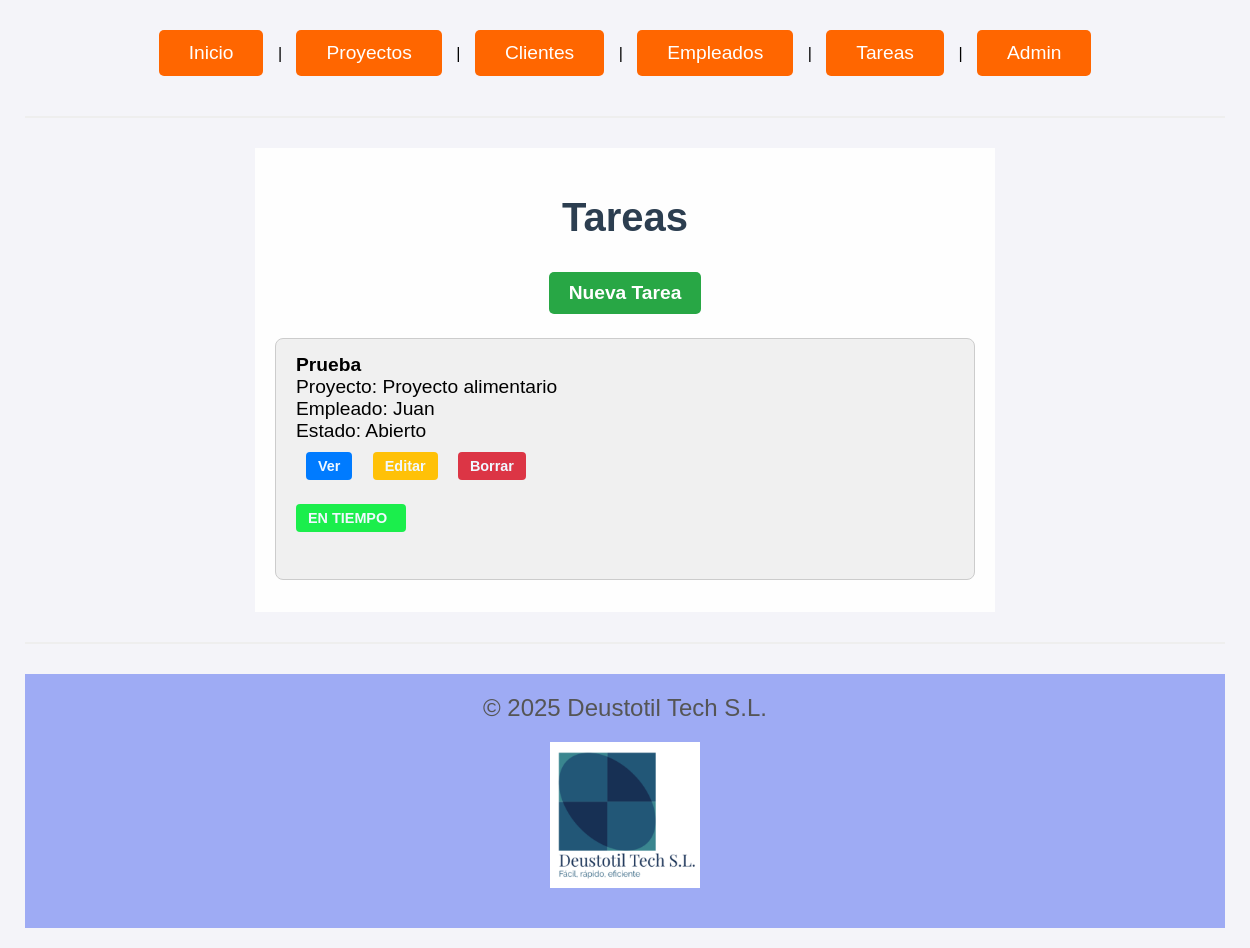
Page /tareas/ on the earlier database version.
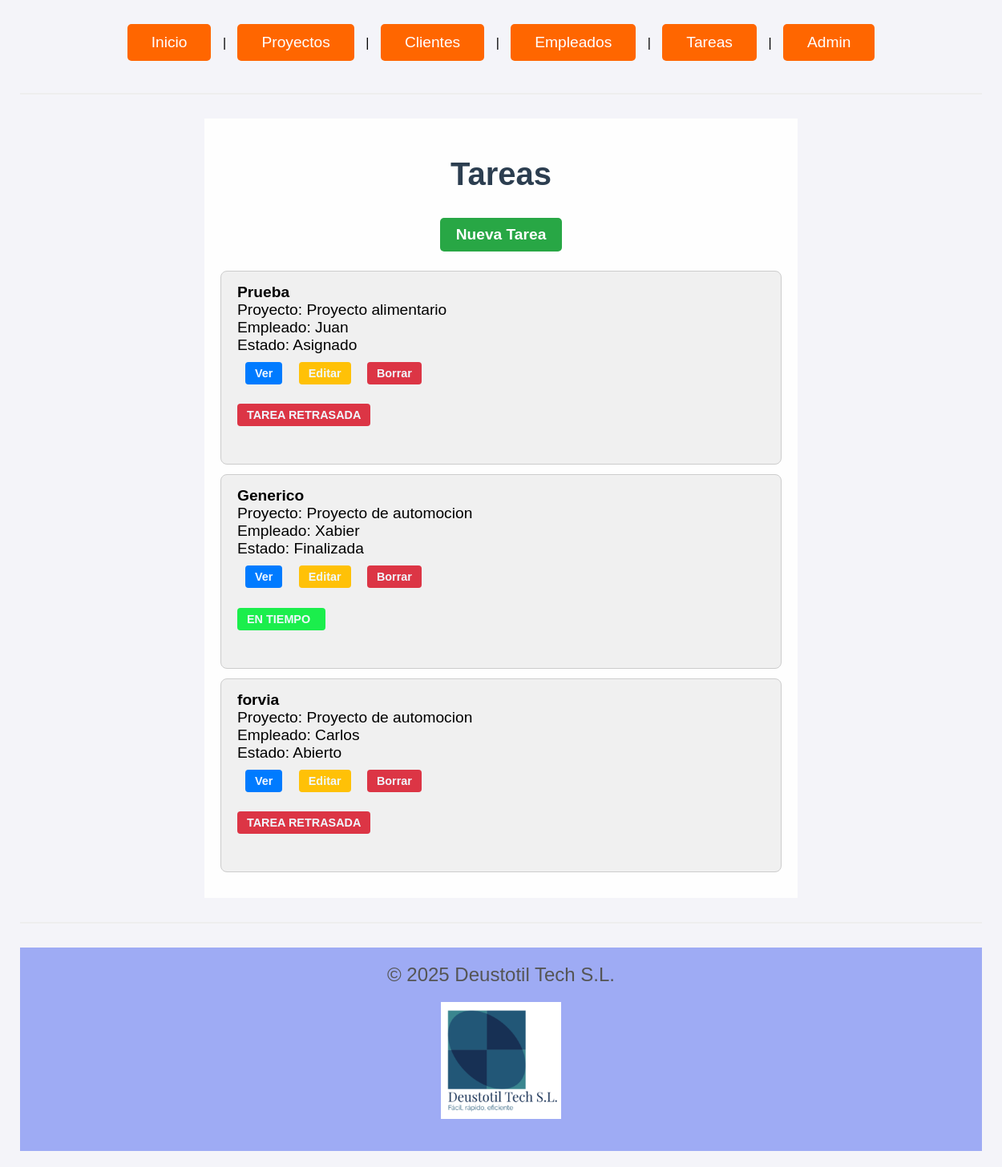
Same page on the later database version.
### gestion_produccion_G6/models.py (models this page shows, shortened)
class Tarea(models.Model):
    proyecto = models.ForeignKey(Proyecto, on_delete=models.CASCADE)
    empleado = models.ForeignKey(Empleado, on_delete=models.CASCADE)
    nombre = models.CharField(max_length=50)
    descripcion = models.TextField(default="Descripción de la tarea")
    fecha_ini = models.DateField(default=datetime.date.today)
    fecha_fin = models.DateField(default=datetime.date.today)
    prioridad = models.CharField(
        max_length=20,
        choices=[
            ('Baja', 'Baja'),
            ('Media', 'Media'),
            ('Alta', 'Alta')],
        default='Baja'
    )
    estado = models.CharField(
        max_length=20,
        choices=[
            ('Abierto', 'Abierto'),
            ('Asignado', 'Asignado'),
            ('En proceso', 'En proceso'),
            ('Finalizada', 'Finalizada')
        ],
        default='Abierto'
    )
    notas = models.TextField(default="Notas del empleado")

class Proyecto(models.Model):
    nombre = models.CharField(max_length=50)
    descripcion = models.TextField(max_length=500, default="Descripción no proporcionada")
    fecha_ini = models.DateField(default=datetime.date.today)
    fecha_fin = models.DateField(default=datetime.date.today)
    presupuesto = models.IntegerField(default=0)
    responsables = models.ManyToManyField('Empleado', blank=True, related_name='proyectos_responsables')
    def __str__(self):
        return self.nombre

class Empleado(models.Model):
    dni = models.CharField(max_length=10, unique=True)
    nombre = models.CharField(max_length=50)
    apellidos = models.CharField(max_length=100)
    email = models.EmailField()
    telefono = models.CharField(max_length=15)
    def __str__(self):
        return self.nombre

### gestion_produccion_G6/views.py (the view)
# urls.py: path('tareas/', views.TareaListView.as_view(), name='tarea_list'),
class TareaListView(ListView):
    model = Tarea
    template_name = 'tarea_list.html'
    context_object_name = 'tareas'
    def get_context_data(self, **kwargs):
        context = super().get_context_data(**kwargs)
        context['fecha_actual'] = date.today()
        return context

### gestion_produccion_G6/templates/tarea_list.html
{% extends "base.html" %} {% block content %}
<h1>Tareas</h1>
<a href="{% url 'tarea_create' %}" class="boton_crear">Nueva Tarea</a>
<ul class="lista_general">
  {% for tarea in tareas %}
  <li class="lista">
    <strong>{{ tarea.nombre }}</strong><br />
    Proyecto: {{ tarea.proyecto }}<br />
    Empleado: {{ tarea.empleado }}<br />
    Estado: {{ tarea.estado }}<br />
    <a href="{% url 'tarea_detail' tarea.pk %}" class="boton_ver">Ver</a>
    <a href="{% url 'tarea_update' tarea.pk %}" class="boton_editar">Editar</a>
    <a href="{% url 'tarea_delete' tarea.pk %}" class="boton_eliminar"
      >Borrar</a
    >
    <br />
    {% if tarea.fecha_fin < fecha_actual %}
    <p class="boton_retrasada">TAREA RETRASADA</p>
    {% else %}
    <p class="boton_entiempo">EN TIEMPO</p>
    {% endif %}
  </li>
  {% empty %}
  <li class="lista">No hay tareas disponibles.</li>
  {% endfor %}
</ul>
{% endblock %}

### gestion_produccion_G6/templates/base.html (shortened to what this page needs)
{% load static %}
<!DOCTYPE html>
<html lang="es">
  <head>
    <link rel="stylesheet" href="{% static 'CSS/general.css' %}" />
  </head>
  <body>
    <div class="div_principal">
      <nav>
        <a href="{% url 'landing' %}" class="inicio">Inicio</a> |
        <a href="{% url 'proyecto_list' %}" class="inicio">Proyectos</a> |
        <a href="{% url 'cliente_list' %}" class="inicio">Clientes</a> |
        <a href="{% url 'empleado_list' %}" class="inicio">Empleados</a> |
        <a href="{% url 'tarea_list' %}" class="inicio">Tareas</a> |
        <a href="{% url 'admin:index' %}" class="inicio">Admin</a>
      </nav>
      <hr />
      <div class="bloque_centrado">{% block content %} {% endblock %}</div>
      <hr />
      <footer class="mensaje_footer">
        <p>&copy; 2025 Deustotil Tech S.L.</p>
        <img
          src="{% static 'images/logo.png' %}"
          alt="foto no encontrada"
          class="inicio"
        />
      </footer>
    </div>
  </body>
</html>

### gestion_produccion_G6/static/CSS/general.css (style rules this page uses)
body { font-family: 'Arial', sans-serif; background-color: #f4f4f9; margin: 0; padding: 0; }
img { max-width: 150px; height: auto; display: block; margin: 20px auto; }
h1 { justify-content: center; }
.div_principal { width: 100%; max-width: 1200px; margin: 0 auto; justify-content: center; padding: 20px; }
nav { justify-content: center; text-align: center; margin-bottom: 20px; }
hr { border: 0; border-top: 2px solid #eee; margin: 30px 0; }
.mensaje_footer { text-align: center; color: #777; font-size: 14px; padding: 20px 0; background-color: #9eabf4; color: white; }
.mensaje_footer p { margin: 0; }
h1 { font-size: 3rem; font-weight: bold; color: #333; }
p { font-size: 1.5rem; color: #555; margin-bottom: 2rem; }
a { text-decoration: none; padding: 12px 30px; font-size: 1.2rem; color: white; background-color: #007bff; border-radius: 5px; display: inline-block; margin: 10px; transition: all 0.3s ease; }
.inicio { background-color: rgb(255, 102, 0); }
h1 { text-align: center; font-size: 2.5rem; color: #2c3e50; margin-bottom: 2rem; }
.boton_crear { display: block; width: fit-content; margin: 0 auto 1.5rem auto; background-color: #28a745; color: white; padding: 10px 20px; text-decoration: none; border-radius: 5px; font-weight: bold; }
.lista_general { list-style: none; padding: 0; max-width: 700px; margin: 0 auto; }
.lista { background-color: #f0f0f0; padding: 15px 20px; border: 1px solid #ccc; margin-bottom: 12px; border-radius: 8px; font-size: 1.2rem; }
.lista strong { font-size: 1.2rem; }
.boton_ver, .boton_editar, .boton_eliminar, .boton_cancelar, .boton_guardar, .boton_retrasada { display: inline-block; padding: 6px 12px; font-size: 0.9rem; border-radius: 4px; margin-right: 5px; text-decoration: none; color:aliceblue; font-weight: bold; }
.boton_entiempo { display: inline-block; padding: 6px 12px; font-size: 0.9rem; border-radius: 4px; margin-right: 5px; text-decoration: none; color:aliceblue; font-weight: bold; }
.boton_entiempo { background-color: #1bee4c; width: 13%; }
.boton_ver { background-color: #007bff; }
.boton_editar { background-color: #ffc107; }
.boton_eliminar, .boton_retrasada { background-color: #dc3545; }
.bloque_centrado { max-width: 700px; margin: 0 auto; padding: 20px; background-color: #fefefe; text-align: left; }

Differences in the rows shown:
changed Tarea "Prueba": estado "Abierto" → "Asignado"; fecha_fin "EN TIEMPO" → "TAREA RETRASADA"
added Tarea: nombre "Generico", proyecto "Proyecto de automocion", empleado "Xabier", estado "Finalizada", fecha_fin "EN TIEMPO"
added Tarea: nombre "forvia", proyecto "Proyecto de automocion", empleado "Carlos", estado "Abierto", fecha_fin "TAREA RETRASADA"
